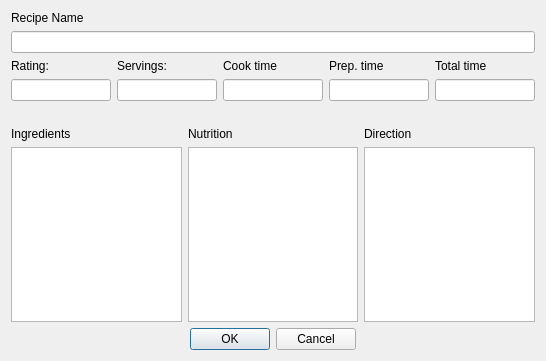
<?xml version="1.0" encoding="UTF-8"?>
<ui version="4.0">
 <class>RecipeDetailsDialog</class>
 <widget class="QDialog" name="RecipeDetailsDialog">
  <property name="geometry">
   <rect>
    <x>0</x>
    <y>0</y>
    <width>546</width>
    <height>361</height>
   </rect>
  </property>
  <property name="windowTitle">
   <string>Dialog</string>
  </property>
  <layout class="QGridLayout" name="gridLayout">
   <item row="5" column="1">
    <spacer name="horizontalSpacer">
     <property name="orientation">
      <enum>Qt::Horizontal</enum>
     </property>
     <property name="sizeHint" stdset="0">
      <size>
       <width>40</width>
       <height>20</height>
      </size>
     </property>
    </spacer>
   </item>
   <item row="4" column="0" colspan="2">
    <layout class="QGridLayout" name="gridLayout_4">
     <item row="1" column="2">
      <widget class="QLineEdit" name="cookTimeLine"/>
     </item>
     <item row="0" column="3">
      <widget class="QLabel" name="prepTimeLabel">
       <property name="text">
        <string>Prep. time</string>
       </property>
      </widget>
     </item>
     <item row="1" column="4">
      <widget class="QLineEdit" name="totalTimeLine"/>
     </item>
     <item row="0" column="4">
      <widget class="QLabel" name="totalTimeLabel">
       <property name="text">
        <string>Total time</string>
       </property>
      </widget>
     </item>
     <item row="0" column="2">
      <widget class="QLabel" name="cookTimeLabel">
       <property name="text">
        <string>Cook time</string>
       </property>
      </widget>
     </item>
     <item row="1" column="3">
      <widget class="QLineEdit" name="prepTimeLine"/>
     </item>
     <item row="0" column="0">
      <widget class="QLabel" name="ratingLabel">
       <property name="text">
        <string>Rating:</string>
       </property>
      </widget>
     </item>
     <item row="0" column="1">
      <widget class="QLabel" name="servingsLabel">
       <property name="text">
        <string>Servings:</string>
       </property>
      </widget>
     </item>
     <item row="1" column="0">
      <widget class="QLineEdit" name="ratingLine"/>
     </item>
     <item row="1" column="1">
      <widget class="QLineEdit" name="servingsLine"/>
     </item>
    </layout>
   </item>
   <item row="0" column="0" colspan="2">
    <layout class="QVBoxLayout" name="verticalLayout_2">
     <item>
      <widget class="QLabel" name="recipeNamelabel">
       <property name="text">
        <string>Recipe Name</string>
       </property>
      </widget>
     </item>
     <item>
      <widget class="QLineEdit" name="recipeNameLine"/>
     </item>
    </layout>
   </item>
   <item row="7" column="0" colspan="2">
    <layout class="QGridLayout" name="gridLayout_3">
     <item row="1" column="1">
      <widget class="QPlainTextEdit" name="nutritionText"/>
     </item>
     <item row="1" column="0">
      <widget class="QPlainTextEdit" name="ingredientsText"/>
     </item>
     <item row="0" column="0">
      <widget class="QLabel" name="ingredientsLabel">
       <property name="text">
        <string>Ingredients</string>
       </property>
      </widget>
     </item>
     <item row="1" column="2">
      <widget class="QPlainTextEdit" name="directionText"/>
     </item>
     <item row="0" column="2">
      <widget class="QLabel" name="directionLabel">
       <property name="text">
        <string>Direction</string>
       </property>
      </widget>
     </item>
     <item row="0" column="1">
      <widget class="QLabel" name="nutritionLabel">
       <property name="text">
        <string>Nutrition</string>
       </property>
      </widget>
     </item>
    </layout>
   </item>
   <item row="8" column="0" colspan="2">
    <widget class="QDialogButtonBox" name="buttonBox">
     <property name="standardButtons">
      <set>QDialogButtonBox::Cancel|QDialogButtonBox::Ok</set>
     </property>
     <property name="centerButtons">
      <bool>true</bool>
     </property>
    </widget>
   </item>
  </layout>
 </widget>
 <resources/>
 <connections/>
</ui>
